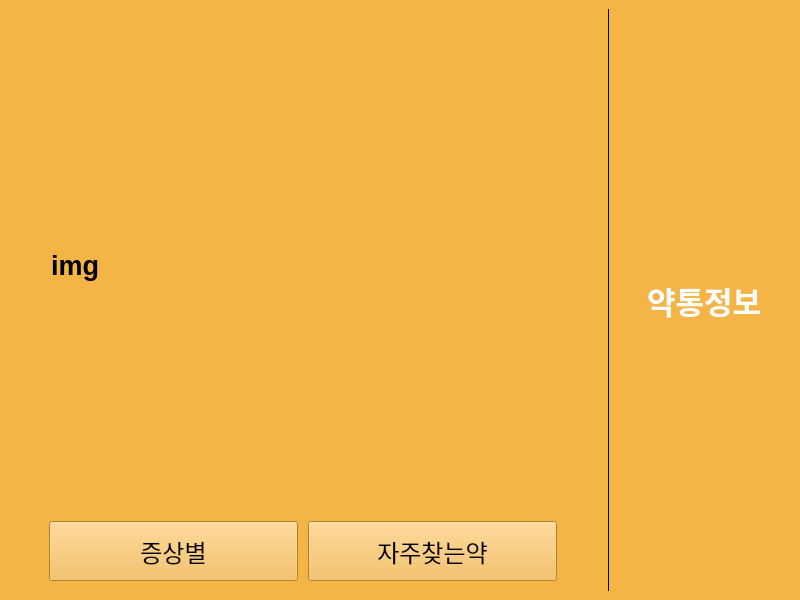
<?xml version="1.0" encoding="UTF-8"?>
<ui version="4.0">
 <class>MainWindow</class>
 <widget class="QMainWindow" name="MainWindow">
  <property name="geometry">
   <rect>
    <x>0</x>
    <y>0</y>
    <width>800</width>
    <height>600</height>
   </rect>
  </property>
  <property name="windowTitle">
   <string>MainWindow</string>
  </property>
  <property name="styleSheet">
   <string notr="true"/>
  </property>
  <widget class="QWidget" name="centralwidget">
   <property name="styleSheet">
    <string notr="true">background-color: rgba(244,181,70,255);</string>
   </property>
   <layout class="QHBoxLayout" name="horizontalLayout" stretch="1,0,1">
    <item>
     <layout class="QVBoxLayout" name="main_layout" stretch="0,0">
      <property name="spacing">
       <number>10</number>
      </property>
      <property name="sizeConstraint">
       <enum>QLayout::SetDefaultConstraint</enum>
      </property>
      <property name="leftMargin">
       <number>20</number>
      </property>
      <property name="topMargin">
       <number>10</number>
      </property>
      <property name="rightMargin">
       <number>20</number>
      </property>
      <property name="bottomMargin">
       <number>10</number>
      </property>
      <item>
       <widget class="QLabel" name="logo_label">
        <property name="enabled">
         <bool>true</bool>
        </property>
        <property name="sizePolicy">
         <sizepolicy hsizetype="Preferred" vsizetype="Minimum">
          <horstretch>0</horstretch>
          <verstretch>0</verstretch>
         </sizepolicy>
        </property>
        <property name="font">
         <font>
          <pointsize>20</pointsize>
          <weight>75</weight>
          <bold>true</bold>
         </font>
        </property>
        <property name="styleSheet">
         <string notr="true">margin-left:15px;</string>
        </property>
        <property name="text">
         <string>img</string>
        </property>
       </widget>
      </item>
      <item>
       <layout class="QHBoxLayout" name="menu_layout">
        <property name="spacing">
         <number>10</number>
        </property>
        <property name="leftMargin">
         <number>20</number>
        </property>
        <property name="rightMargin">
         <number>20</number>
        </property>
        <property name="bottomMargin">
         <number>0</number>
        </property>
        <item>
         <widget class="QPushButton" name="symptom_button">
          <property name="minimumSize">
           <size>
            <width>200</width>
            <height>60</height>
           </size>
          </property>
          <property name="font">
           <font>
            <pointsize>18</pointsize>
           </font>
          </property>
          <property name="text">
           <string>증상별</string>
          </property>
         </widget>
        </item>
        <item>
         <widget class="QPushButton" name="bookmark_button">
          <property name="minimumSize">
           <size>
            <width>200</width>
            <height>60</height>
           </size>
          </property>
          <property name="font">
           <font>
            <pointsize>18</pointsize>
           </font>
          </property>
          <property name="styleSheet">
           <string notr="true"/>
          </property>
          <property name="text">
           <string>자주찾는약</string>
          </property>
         </widget>
        </item>
       </layout>
      </item>
     </layout>
    </item>
    <item>
     <widget class="QFrame" name="frame">
      <property name="minimumSize">
       <size>
        <width>10</width>
        <height>0</height>
       </size>
      </property>
      <property name="font">
       <font>
        <pointsize>30</pointsize>
       </font>
      </property>
      <property name="frameShape">
       <enum>QFrame::VLine</enum>
      </property>
      <property name="frameShadow">
       <enum>QFrame::Plain</enum>
      </property>
      <property name="lineWidth">
       <number>1</number>
      </property>
      <property name="midLineWidth">
       <number>100</number>
      </property>
     </widget>
    </item>
    <item>
     <layout class="QVBoxLayout" name="wrap_layout">
      <property name="leftMargin">
       <number>20</number>
      </property>
      <property name="topMargin">
       <number>10</number>
      </property>
      <property name="rightMargin">
       <number>20</number>
      </property>
      <property name="bottomMargin">
       <number>10</number>
      </property>
      <item>
       <widget class="QLabel" name="label">
        <property name="font">
         <font>
          <pointsize>23</pointsize>
          <weight>75</weight>
          <bold>true</bold>
         </font>
        </property>
        <property name="styleSheet">
         <string notr="true">margin:15px 0px; color:white; font-weight:bold;</string>
        </property>
        <property name="text">
         <string>약통정보</string>
        </property>
       </widget>
      </item>
      <item>
       <layout class="QGridLayout" name="medicine_layout">
        <property name="sizeConstraint">
         <enum>QLayout::SetDefaultConstraint</enum>
        </property>
       </layout>
      </item>
     </layout>
    </item>
   </layout>
  </widget>
  <widget class="QMenuBar" name="menubar">
   <property name="geometry">
    <rect>
     <x>0</x>
     <y>0</y>
     <width>800</width>
     <height>23</height>
    </rect>
   </property>
  </widget>
 </widget>
 <resources/>
 <connections/>
</ui>
